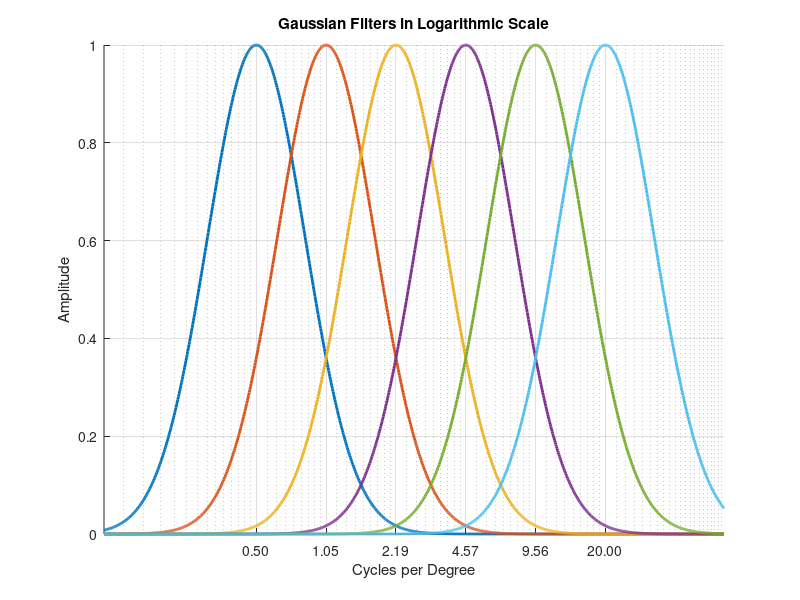
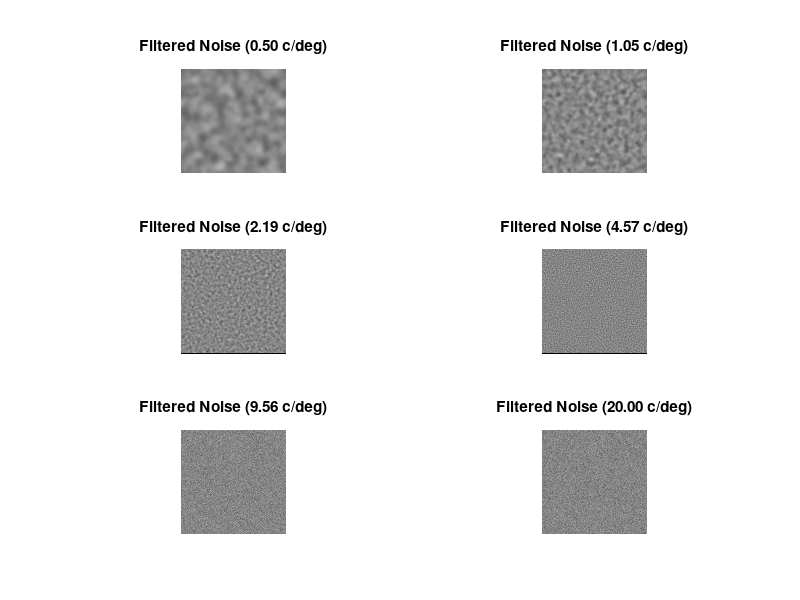

MATLAB code for these plots, in order:
% ----------------------------------------------------------------------
% noiseDemo
% ----------------------------------------------------------------------
% Goal of the function :
% Generate pink noise with different gaussian filter in SP domain
% ----------------------------------------------------------------------
% Input(s) :
% none
% ----------------------------------------------------------------------
% Output(s):
% non
% ----------------------------------------------------------------------
% Function created by Martin SZINTE (martin.szinte@gmail.com)
% Last update : 09 / 02 / 2021
% Project :     nCSFexp
% Version :     1.0
% ----------------------------------------------------------------------

clear all; close all;

% Main parameters
imageSize = 1080;
pixelSize = 0.01; % degree per pixel

% Spatial frequency filter paramaters
minFreq = 0.5;
maxFreq = 20;
stepFreq = 6;
overlapValue = 0.60;

% Orientation filter parameters
kappa = 0;
preferred_orientation_deg = 45;

% Contrast filter
C = 0.50; % Michelson contrast

% Define parameters
centers = logspace(log10(minFreq), log10(maxFreq), stepFreq); % Center frequencies

% Calculate sigma based on the desired overlap
logDiff = log10(centers(2)) - log10(centers(1));
sigma = sqrt(-logDiff^2 / (4 * log(overlapValue)));

% Plot Gaussian functions
x = logspace(log10(0.1), log10(70), 1000); % X values for plotting
figure('Position', [2000, 1500, 600, 450]);
hold on; colors = lines(stepFreq); % Initialize figure and colors
for i = 1:length(centers)
    plot(x, exp(-((log10(x) - log10(centers(i))).^2) / (2 * sigma^2)), 'Color', colors(i,:), 'LineWidth', 2);
end

% Customize plot
set(gca, 'XScale', 'log', 'XTick', centers, 'XTickLabel', arrayfun(@(x) sprintf('%.2f', x), centers, 'UniformOutput', false));
xlabel('Cycles per Degree'); ylabel('Amplitude'); title('Gaussian Filters in Logarithmic Scale');
xlim([0.1, 70]); grid on; hold off;

% Generate pink noise patterns
% Create a grid of spatial frequencies
[x, y] = meshgrid(-imageSize/2:imageSize/2-1, -imageSize/2:imageSize/2-1);
x = x / (imageSize * pixelSize); % Convert to cycles per degree
y = y / (imageSize * pixelSize); % Convert to cycles per degree
r = sqrt(x.^2 + y.^2); % Radial frequency

% Generate pink noise in frequency domain
pinkNoise = randn(imageSize); % White noise
pinkNoise = pinkNoise - mean(pinkNoise(:)); % Zero-mean
pinkNoise = pinkNoise / std(pinkNoise(:)); % Unit variance
pinkNoise_fft = fftshift(fft2(pinkNoise)); % Fourier transform
pinkNoise_fft = pinkNoise_fft ./ (r + 1e-5); % Apply 1/f filter (pink noise)

% Filter the pink noise with Gaussian and von Mises filters
filteredNoise = zeros(imageSize, imageSize, stepFreq);
preferred_orientation = deg2rad(preferred_orientation_deg); % Convert to radians
angles = atan2(y, x) - preferred_orientation; % Angular differences
vonMisesFilter = exp(kappa * cos(angles)); % Von Mises filter

for i = 1:stepFreq
    % Create Gaussian filter in frequency domain
    gaussianFilter = exp(-((log10(r) - log10(centers(i))).^2) / (2 * sigma^2));
    gaussianFilter = gaussianFilter / max(gaussianFilter(:)); % Normalize

    % Apply Gaussian and von Mises filters to pink noise
    filteredNoise_fft = pinkNoise_fft .* gaussianFilter .* vonMisesFilter;
    filteredNoise(:,:,i) = real(ifft2(ifftshift(filteredNoise_fft)));
end

% Normalize to [0, 1]
filteredNoise = (filteredNoise - min(filteredNoise(:))) / (max(filteredNoise(:)) - min(filteredNoise(:)));

% Apply Michelson contrast to each filtered noise pattern
for i = 1:stepFreq
    % Extract the current filtered noise pattern
    currentNoise = filteredNoise(:,:,i);

    % Compute mean value
    mean_value = mean(currentNoise(:));

    % Compute Lmax and Lmin
    Lmax = mean_value + (C / 2);
    Lmin = mean_value - (C / 2);

    % Apply Michelson contrast
    contrast_patch = (currentNoise - mean_value) * (Lmax - Lmin) + mean_value;

    % Store the contrast-adjusted pattern
    filteredNoise(:,:,i) = contrast_patch;
end

% Plot the filtered noise patterns
figure('Position', [2000, 0, 600, 800]);
for i = 1:stepFreq
    subplot(3, 2, i);
    imagesc(filteredNoise(:,:,i));
    caxis([0, 1]);
    colormap gray; axis image off;
    title(sprintf('Filtered Noise (%.2f c/deg)', centers(i)));
end
